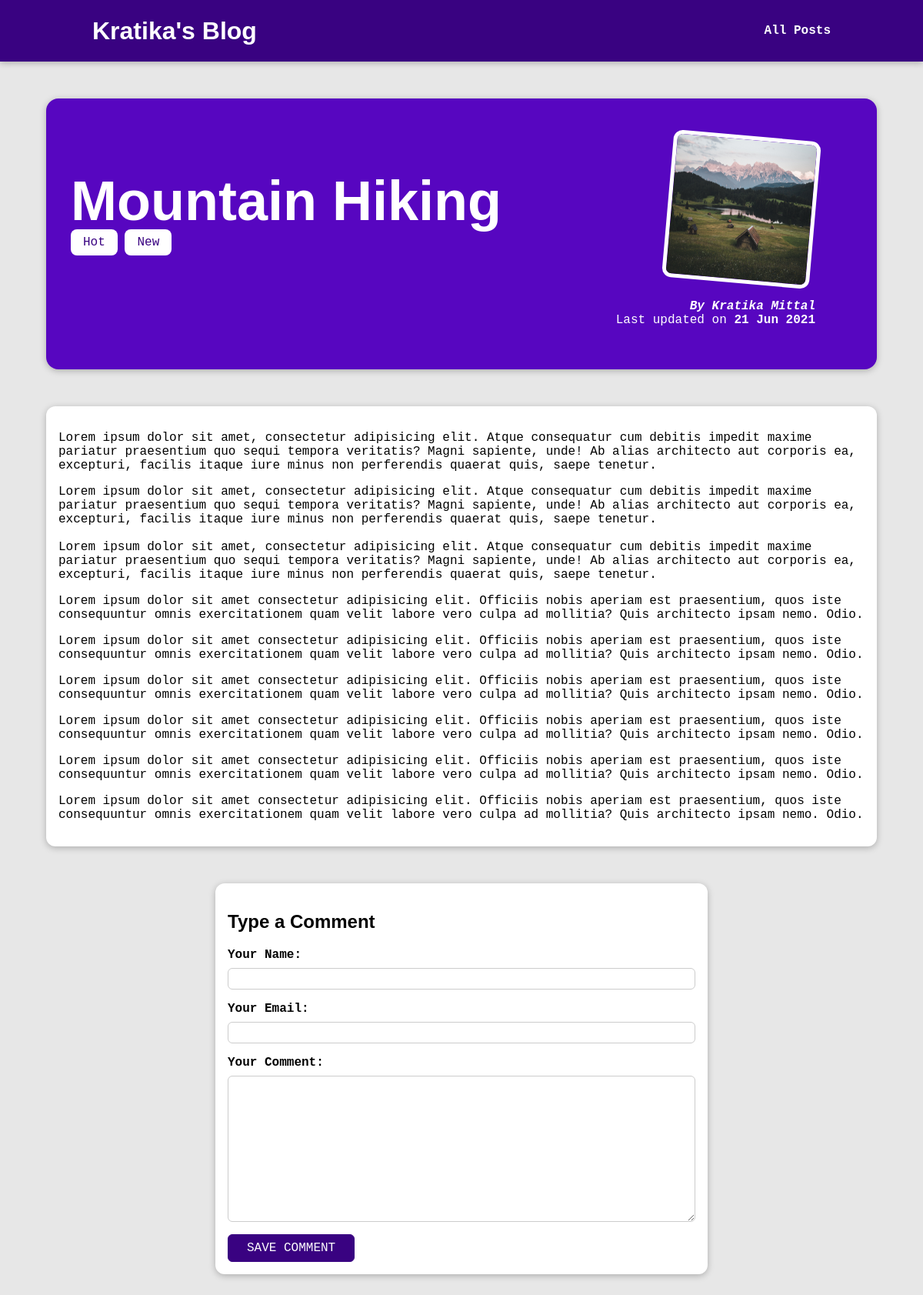
The page /posts/hike-in-the-mountains on the database its author committed.
### blog/models.py (models this page shows, shortened)
class Post(models.Model):
    title = models.CharField(max_length=50)
    excerpt = models.CharField(max_length=250)
    image = models.ImageField(upload_to='posts', null=True)
    date = models.DateField(auto_now=True)
    slug = models.SlugField(unique=True, db_index=True)
    content = models.TextField(validators=[MinLengthValidator(10)])
    author = models.ForeignKey(Author, null=True, on_delete=models.SET_NULL, related_name='posts')
    tags = models.ManyToManyField(Tag)

class Tag(models.Model):
    caption = models.CharField(max_length=20)

class Author(models.Model):
    first_name = models.CharField(max_length=100)
    last_name = models.CharField(max_length=100)
    email = models.EmailField()
    def __str__(self):
        return f"{self.first_name} {self.last_name}"

### blog/views.py (the view)
# urls.py: path('posts/<slug:slug>', views.DetailPostView.as_view(), name='post-detail-page')
class DetailPostView(DetailView):
    template_name = "blog/post-detail.html"
    model = Post
    def get_context_data(self, **kwargs):
        context = super().get_context_data(**kwargs)
        context["post_tags"] = self.object.tags.all()
        context["comment_form"] = CommentForm()
        return context

### blog/forms.py
class CommentForm(forms.ModelForm):
    class Meta:
        model = Comment
        exclude = ['post']
        labels = {
            "user_name": "Your Name",
            "user_email": "Your Email",
            "text": "Your Comment"
        }

### blog/templates/blog/post-detail.html (shortened to what this page needs)
{% extends 'base.html' %}
{% load static %}
{% block css_files %}
    <link rel="stylesheet" href="{% static "blog/post-detail.css" %}?{% now "U" %}">
{% endblock %}
{% block content %}
    <section id="summary">
        <h2>{{ post.title }}</h2>
        <div>
            {% for tag in post_tags %}
                <span class="tag">{{ tag.caption }}</span>
            {% endfor %}
        </div>
        <article>
            <img src="{{ post.image.url }}" alt="{{ post.title }}">
            <address><a href="mailto:{{ post.author.email }}">By {{ post.author }}</a></address>
            <div>
                Last updated on
                <time>{{ post.date|date:"d M Y" }}</time>
            </div>
        </article>
    </section>
    <main>
        {{ post.content|linebreaks }}
    </main>
    <section id="comment_form">
        <h2>Type a Comment</h2>
        <form>
            {% for field in comment_form %}
                <div class="form-control">
                    {{ field.label_tag }}
                    {{ field }}
                </div>
            {% endfor %}
            <button>SAVE COMMENT</button>
        </form>
    </section>
{% endblock %}

### templates/base.html (shortened to what this page needs)
{% load static%}
<!doctype html>
<html lang="en">
<head>
    <link rel="stylesheet" href="{% static "app.css" %}?{% now "U" %}">
    {% block css_files %}{% endblock %}
</head>
<body>
    <header id="main-navigation">
        <h1><a href="{% url 'starting-page' %}">Kratika's Blog</a></h1>
        <nav>
            <a href="{% url 'post-page' %}">All Posts</a>
        </nav>
    </header>
{% block content %}
{% endblock %}
</body>
</html>

### static/app.css (style rules this page uses)
* { box-sizing: border-box; }
html { font-family: "Tahoma", monospace; }
body { margin: 0; }
h1, h2, h3 { font-family: "Comic Sans MS", sans-serif; font-weight: bold; }
#main-navigation { width: 100%; height: 5rem; display: flex; justify-content: space-between; align-items: center; padding: 0 10%; position: absolute; top: 0; left: 0; }
#main-navigation a { text-decoration: none; color: white; font-weight: bold; }

### blog/static/blog/post-detail.css (style rules this page uses)
body { background-color: #e7e7e7; }
#main-navigation { background-color: #390281; box-shadow: 0 2px 8px rgba(0, 0, 0, 0.25); }
#summary { margin: 8rem auto 3rem auto; padding: 2rem; width: 90%; max-width: 90rem; border-radius: 16px; background-color: #5706c0; position: relative; box-shadow: 0 2px 8px rgba(0, 0, 0, 0.25); height: 22rem; }
#summary h2 { color: white; font-size: 4.5rem; margin-bottom: 0.25rem; }
#summary article { position: absolute; top: 2rem; right: 3rem; padding: 1rem 2rem; border-radius: 12px; text-align: right; color: white; }
#summary article img { width: 12rem; height: 12rem; border-radius: 12px; transform: rotateZ(5deg); border: 5px solid white; margin-bottom: 1rem; }
#summary address { font-weight: bold; }
#summary a { color: white; text-decoration: none; }
#summary time { font-weight: bold; }
main { width: 90%; max-width: 90rem; margin: 3rem auto; background-color: white; padding: 1rem; border-radius: 12px; box-shadow: 0 2px 8px rgba(0, 0, 0, 0.25); }
.tag { background-color: white; color: #390281; padding: 0.5rem 1rem; border-radius: 8px; }
#comment_form { width: 90%; margin: 3rem auto; max-width: 40rem; border-radius: 12px; background-color: white; box-shadow: 0 2px 8px rgba(0, 0, 0, 0.25); padding: 1rem; }
.form-control { margin-bottom: 1rem; }
.form-control label { font-weight: bold; margin-bottom: 0.5rem; display: block; }
.form-control input, .form-control textarea { display: block; width: 100%; font: inherit; padding: 0.25rem; border-radius: 6px; border: 1px solid #ccc; }
#comment_form button { font: inherit; background-color:#390281; color:#fff; border: 1px solid #390281; padding:0.5rem 1.5rem; border-radius: 6px; cursor: pointer; }

### rows shown on the page
Post: title "Mountain Hiking", image (picture), author "Kratika Mittal", date "21 Jun 2021", content "Lorem ipsum dolor sit amet, consectetur adipisicing elit. Atque consequatur cum debitis impedit maxime pariatur praesentium quo sequi tempora veritatis? Magni sapiente, unde! Ab alias architecto aut corporis ea, excepturi, facilis itaque iure minus non perferendis quaerat quis, saepe tenetur. Lorem ipsum dolor sit amet, consectetur adipisicing elit. Atque consequatur cum debitis impedit maxime pariatur praesentium quo sequi tempora veritatis? Magni sapiente, unde! Ab alias architecto aut corporis ea, excepturi, facilis itaque iure minus non perferendis quaerat quis, saepe tenetur. Lorem ipsum dolor sit amet, consectetur adipisicing elit. Atque consequatur cum debitis impedit maxime pariatur…"
Tag: caption "Hot"
Tag: caption "New"

### other values the page prints
{{ field.label_tag }} "Your Name:" "Your Email:" "Your Comment:"
